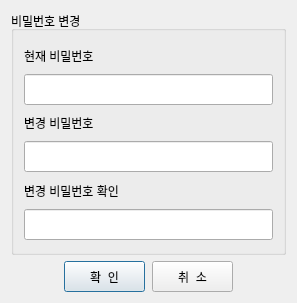
<?xml version="1.0" encoding="UTF-8"?>
<ui version="4.0">
 <class>PasswordEditDialog</class>
 <widget class="QDialog" name="PasswordEditDialog">
  <property name="geometry">
   <rect>
    <x>0</x>
    <y>0</y>
    <width>297</width>
    <height>303</height>
   </rect>
  </property>
  <property name="minimumSize">
   <size>
    <width>297</width>
    <height>255</height>
   </size>
  </property>
  <property name="maximumSize">
   <size>
    <width>2970</width>
    <height>10000</height>
   </size>
  </property>
  <property name="windowTitle">
   <string>비밀번호 변경</string>
  </property>
  <layout class="QGridLayout" name="gridLayout_2">
   <item row="0" column="0">
    <widget class="QGroupBox" name="groupBox">
     <property name="styleSheet">
      <string notr="true">font: 11pt &quot;나눔바른고딕&quot;;</string>
     </property>
     <property name="title">
      <string>비밀번호 변경</string>
     </property>
     <layout class="QGridLayout" name="gridLayout">
      <item row="0" column="0">
       <layout class="QVBoxLayout" name="verticalLayout">
        <item>
         <spacer name="verticalSpacer">
          <property name="orientation">
           <enum>Qt::Vertical</enum>
          </property>
          <property name="sizeType">
           <enum>QSizePolicy::Fixed</enum>
          </property>
          <property name="sizeHint" stdset="0">
           <size>
            <width>20</width>
            <height>3</height>
           </size>
          </property>
         </spacer>
        </item>
        <item>
         <layout class="QHBoxLayout" name="horizontalLayout_10">
          <item>
           <spacer name="horizontalSpacer_20">
            <property name="orientation">
             <enum>Qt::Horizontal</enum>
            </property>
            <property name="sizeType">
             <enum>QSizePolicy::Fixed</enum>
            </property>
            <property name="sizeHint" stdset="0">
             <size>
              <width>1</width>
              <height>18</height>
             </size>
            </property>
           </spacer>
          </item>
          <item>
           <widget class="QLabel" name="label_5">
            <property name="styleSheet">
             <string notr="true">font: 10pt &quot;나눔바른고딕&quot;;</string>
            </property>
            <property name="text">
             <string>현재 비밀번호</string>
            </property>
           </widget>
          </item>
          <item>
           <spacer name="horizontalSpacer_21">
            <property name="orientation">
             <enum>Qt::Horizontal</enum>
            </property>
            <property name="sizeHint" stdset="0">
             <size>
              <width>128</width>
              <height>18</height>
             </size>
            </property>
           </spacer>
          </item>
         </layout>
        </item>
        <item>
         <layout class="QHBoxLayout" name="horizontalLayout_8">
          <item>
           <spacer name="horizontalSpacer_16">
            <property name="orientation">
             <enum>Qt::Horizontal</enum>
            </property>
            <property name="sizeType">
             <enum>QSizePolicy::Fixed</enum>
            </property>
            <property name="sizeHint" stdset="0">
             <size>
              <width>1</width>
              <height>28</height>
             </size>
            </property>
           </spacer>
          </item>
          <item>
           <widget class="QLineEdit" name="currentPasswordLineEdit">
            <property name="minimumSize">
             <size>
              <width>241</width>
              <height>31</height>
             </size>
            </property>
            <property name="styleSheet">
             <string notr="true">font: 11pt &quot;나눔바른고딕&quot;;</string>
            </property>
            <property name="text">
             <string/>
            </property>
           </widget>
          </item>
          <item>
           <spacer name="horizontalSpacer_17">
            <property name="orientation">
             <enum>Qt::Horizontal</enum>
            </property>
            <property name="sizeType">
             <enum>QSizePolicy::Fixed</enum>
            </property>
            <property name="sizeHint" stdset="0">
             <size>
              <width>1</width>
              <height>28</height>
             </size>
            </property>
           </spacer>
          </item>
         </layout>
        </item>
        <item>
         <layout class="QHBoxLayout" name="horizontalLayout">
          <item>
           <spacer name="horizontalSpacer_8">
            <property name="orientation">
             <enum>Qt::Horizontal</enum>
            </property>
            <property name="sizeType">
             <enum>QSizePolicy::Fixed</enum>
            </property>
            <property name="sizeHint" stdset="0">
             <size>
              <width>1</width>
              <height>18</height>
             </size>
            </property>
           </spacer>
          </item>
          <item>
           <widget class="QLabel" name="label">
            <property name="styleSheet">
             <string notr="true">font: 10pt &quot;나눔바른고딕&quot;;</string>
            </property>
            <property name="text">
             <string>변경 비밀번호</string>
            </property>
           </widget>
          </item>
          <item>
           <spacer name="horizontalSpacer_4">
            <property name="orientation">
             <enum>Qt::Horizontal</enum>
            </property>
            <property name="sizeHint" stdset="0">
             <size>
              <width>128</width>
              <height>18</height>
             </size>
            </property>
           </spacer>
          </item>
         </layout>
        </item>
        <item>
         <layout class="QHBoxLayout" name="horizontalLayout_2">
          <item>
           <spacer name="horizontalSpacer_7">
            <property name="orientation">
             <enum>Qt::Horizontal</enum>
            </property>
            <property name="sizeType">
             <enum>QSizePolicy::Fixed</enum>
            </property>
            <property name="sizeHint" stdset="0">
             <size>
              <width>1</width>
              <height>28</height>
             </size>
            </property>
           </spacer>
          </item>
          <item>
           <widget class="QLineEdit" name="newPasswordLineEdit">
            <property name="minimumSize">
             <size>
              <width>241</width>
              <height>31</height>
             </size>
            </property>
            <property name="styleSheet">
             <string notr="true">font: 11pt &quot;나눔바른고딕&quot;;</string>
            </property>
            <property name="text">
             <string/>
            </property>
           </widget>
          </item>
          <item>
           <spacer name="horizontalSpacer_10">
            <property name="orientation">
             <enum>Qt::Horizontal</enum>
            </property>
            <property name="sizeType">
             <enum>QSizePolicy::Fixed</enum>
            </property>
            <property name="sizeHint" stdset="0">
             <size>
              <width>1</width>
              <height>28</height>
             </size>
            </property>
           </spacer>
          </item>
         </layout>
        </item>
        <item>
         <layout class="QHBoxLayout" name="horizontalLayout_3">
          <item>
           <spacer name="horizontalSpacer_11">
            <property name="orientation">
             <enum>Qt::Horizontal</enum>
            </property>
            <property name="sizeType">
             <enum>QSizePolicy::Fixed</enum>
            </property>
            <property name="sizeHint" stdset="0">
             <size>
              <width>1</width>
              <height>18</height>
             </size>
            </property>
           </spacer>
          </item>
          <item>
           <widget class="QLabel" name="label_2">
            <property name="styleSheet">
             <string notr="true">font: 10pt &quot;나눔바른고딕&quot;;</string>
            </property>
            <property name="text">
             <string>변경 비밀번호 확인</string>
            </property>
           </widget>
          </item>
          <item>
           <spacer name="horizontalSpacer_5">
            <property name="orientation">
             <enum>Qt::Horizontal</enum>
            </property>
            <property name="sizeHint" stdset="0">
             <size>
              <width>128</width>
              <height>18</height>
             </size>
            </property>
           </spacer>
          </item>
         </layout>
        </item>
        <item>
         <layout class="QHBoxLayout" name="horizontalLayout_4">
          <item>
           <spacer name="horizontalSpacer_6">
            <property name="orientation">
             <enum>Qt::Horizontal</enum>
            </property>
            <property name="sizeType">
             <enum>QSizePolicy::Fixed</enum>
            </property>
            <property name="sizeHint" stdset="0">
             <size>
              <width>1</width>
              <height>28</height>
             </size>
            </property>
           </spacer>
          </item>
          <item>
           <widget class="QLineEdit" name="confirmPasswordLineEdit">
            <property name="minimumSize">
             <size>
              <width>241</width>
              <height>31</height>
             </size>
            </property>
            <property name="styleSheet">
             <string notr="true">font: 11pt &quot;나눔바른고딕&quot;;</string>
            </property>
           </widget>
          </item>
          <item>
           <spacer name="horizontalSpacer_9">
            <property name="orientation">
             <enum>Qt::Horizontal</enum>
            </property>
            <property name="sizeType">
             <enum>QSizePolicy::Fixed</enum>
            </property>
            <property name="sizeHint" stdset="0">
             <size>
              <width>1</width>
              <height>28</height>
             </size>
            </property>
           </spacer>
          </item>
         </layout>
        </item>
        <item>
         <spacer name="verticalSpacer_2">
          <property name="orientation">
           <enum>Qt::Vertical</enum>
          </property>
          <property name="sizeType">
           <enum>QSizePolicy::Fixed</enum>
          </property>
          <property name="sizeHint" stdset="0">
           <size>
            <width>20</width>
            <height>3</height>
           </size>
          </property>
         </spacer>
        </item>
       </layout>
      </item>
     </layout>
    </widget>
   </item>
   <item row="1" column="0">
    <layout class="QHBoxLayout" name="horizontalLayout_5">
     <item>
      <spacer name="horizontalSpacer_2">
       <property name="orientation">
        <enum>Qt::Horizontal</enum>
       </property>
       <property name="sizeHint" stdset="0">
        <size>
         <width>28</width>
         <height>28</height>
        </size>
       </property>
      </spacer>
     </item>
     <item>
      <widget class="QPushButton" name="okButton">
       <property name="minimumSize">
        <size>
         <width>81</width>
         <height>31</height>
        </size>
       </property>
       <property name="maximumSize">
        <size>
         <width>81</width>
         <height>31</height>
        </size>
       </property>
       <property name="styleSheet">
        <string notr="true">font: 10pt &quot;나눔바른고딕&quot;;</string>
       </property>
       <property name="text">
        <string>확  인</string>
       </property>
      </widget>
     </item>
     <item>
      <spacer name="horizontalSpacer">
       <property name="orientation">
        <enum>Qt::Horizontal</enum>
       </property>
       <property name="sizeType">
        <enum>QSizePolicy::Fixed</enum>
       </property>
       <property name="sizeHint" stdset="0">
        <size>
         <width>1</width>
         <height>28</height>
        </size>
       </property>
      </spacer>
     </item>
     <item>
      <widget class="QPushButton" name="cancelButton">
       <property name="minimumSize">
        <size>
         <width>81</width>
         <height>31</height>
        </size>
       </property>
       <property name="maximumSize">
        <size>
         <width>81</width>
         <height>31</height>
        </size>
       </property>
       <property name="styleSheet">
        <string notr="true">font: 10pt &quot;나눔바른고딕&quot;;</string>
       </property>
       <property name="text">
        <string>취  소</string>
       </property>
      </widget>
     </item>
     <item>
      <spacer name="horizontalSpacer_3">
       <property name="orientation">
        <enum>Qt::Horizontal</enum>
       </property>
       <property name="sizeHint" stdset="0">
        <size>
         <width>28</width>
         <height>28</height>
        </size>
       </property>
      </spacer>
     </item>
    </layout>
   </item>
  </layout>
 </widget>
 <resources/>
 <connections/>
</ui>
